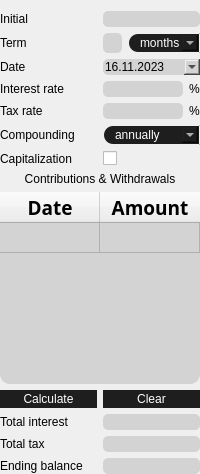
      <widget class="QWidget" name="deposit_calc">
       <property name="styleSheet">
        <string notr="true">LoanCalc {
	background: rgb(152, 152, 152);
}
/*QComboBox*/
QComboBox {
	border: 2px solid transparent;
	border-top-left-radius: 10px;
	border-bottom-left-radius: 10px;
	font: 300 18pt &quot;Ubuntu Light&quot;;
    color: white;
	background: rgb(30, 30, 30);
	padding-left: 10px;
}
QComboBox:hover {
	padding-left:12px;
    border:none;
}
QComboBox QAbstractItemView {
    selection-background-color: darkgray;
	padding-left: 5px;
	background: rgb(152, 152, 152);
    color: black;
}
QTableWidget {
	font: 300 14pt &quot;Ubuntu Light&quot;;
	border-radius: 10px;
	background: rgb(211, 211, 211);
}
/* QPushButton */
QPushButton {
	border: 2px solid transparent;
	border-radius: 10px;
	font: 300 18pt &quot;Ubuntu Light&quot;;
    color: white;
	background: rgb(30, 30, 30);
}
QPushButton:hover {
    border:none;
}
QPushButton:pressed {
    background:rgb(145, 48, 0);
}
/*QCheckBox*/
QCheckBox {
	font: 300 18pt &quot;Ubuntu Light&quot;;
    color: black;
}
/*QLabel*/
QLabel {
	font: 300 18pt &quot;Ubuntu Light&quot;;
    color: black;
}
/* QRadioButton */
QRadioButton {
	border: 2px solid transparent;
	border-radius: 10px;
	font: 300 18pt &quot;Ubuntu Light&quot;;
    color: white;
	background: rgb(30, 30, 30);
}
QRadioButton:hover {
    border:none;
}
QRadioButton:pressed {
    background:rgb(145, 48, 0);
}
QRadioButton:checked {
    background:rgb(145, 48, 0);
}
QLineEdit {
	font: 300 18pt &quot;Ubuntu Light&quot;;
	background: lightgray;
	border-radius: 5px;
}
QGroupBox {
	font: 300 18pt &quot;Ubuntu Light&quot;;
}

/*QCalendarWidget*/
QCalendarWidget QToolButton {
	color: black;
	font: 500 14pt &quot;Ubuntu Light&quot;;
	background-color: rgb(152, 152, 152);
}
QCalendarWidget QMenu {
	color: black;
	font: 500 14pt &quot;Ubuntu Light&quot;;
	background-color: rgb(100, 100, 100);
	background-color: rgb(152, 152, 152);
}
   
/* header row */
QCalendarWidget QWidget {
	alternate-background-color: black;
}
   
/* normal days */
QCalendarWidget QAbstractItemView:enabled  {
	font-size:14px;
	color: rgb(180, 180, 180);  
	background-color: black;  
	selection-background-color: rgb(64, 64, 64); 
	/*selection-color: rgb(0, 255, 0); */
}
/* navigation bar */
QCalendarWidget QWidget#qt_calendar_navigationbar {
	color: black;
	font: 500 14pt &quot;Ubuntu Light&quot;;
	background-color: rgb(152, 152, 152);
}
/* days in other months */
QCalendarWidget QAbstractItemView:disabled  { 
	color: rgb(64, 64, 64); 
}</string>
       </property>
       <attribute name="title">
        <string> deposit calc </string>
       </attribute>
       <layout class="QGridLayout" name="gridLayout_3">
        <property name="leftMargin">
         <number>0</number>
        </property>
        <property name="rightMargin">
         <number>0</number>
        </property>
        <property name="bottomMargin">
         <number>0</number>
        </property>
        <item row="15" column="0">
         <widget class="QLabel" name="label_19">
          <property name="sizePolicy">
           <sizepolicy hsizetype="Ignored" vsizetype="Preferred">
            <horstretch>0</horstretch>
            <verstretch>0</verstretch>
           </sizepolicy>
          </property>
          <property name="text">
           <string>Total tax</string>
          </property>
         </widget>
        </item>
        <item row="2" column="1">
         <widget class="QDateEdit" name="investmentDateEdit">
          <property name="sizePolicy">
           <sizepolicy hsizetype="Ignored" vsizetype="Preferred">
            <horstretch>0</horstretch>
            <verstretch>0</verstretch>
           </sizepolicy>
          </property>
          <property name="layoutDirection">
           <enum>Qt::LeftToRight</enum>
          </property>
          <property name="styleSheet">
           <string notr="true">/*QDateEdit*/
QDateEdit {
	background: lightgray;
	font: 300 18pt &quot;Ubuntu Light&quot;;
    color: black;
	border-radius: 5px;
}</string>
          </property>
          <property name="alignment">
           <set>Qt::AlignLeading|Qt::AlignLeft|Qt::AlignVCenter</set>
          </property>
          <property name="displayFormat">
           <string>dd.MM.yyyy</string>
          </property>
          <property name="calendarPopup">
           <bool>true</bool>
          </property>
          <property name="date">
           <date>
            <year>2023</year>
            <month>11</month>
            <day>16</day>
           </date>
          </property>
         </widget>
        </item>
        <item row="12" column="0" colspan="2">
         <widget class="QTableWidget" name="contributionTable">
          <property name="sizePolicy">
           <sizepolicy hsizetype="Ignored" vsizetype="Preferred">
            <horstretch>0</horstretch>
            <verstretch>0</verstretch>
           </sizepolicy>
          </property>
          <property name="styleSheet">
           <string notr="true">/*QDateEdit*/
QDateEdit {
	background: lightgray;
	font: 300 14pt &quot;Ubuntu Light&quot;;
    color: black;
	border-radius: 5px;
}
QTableWidget::item {
	selection-background-color: lightgray;
}</string>
          </property>
          <property name="verticalScrollBarPolicy">
           <enum>Qt::ScrollBarAlwaysOff</enum>
          </property>
          <property name="horizontalScrollBarPolicy">
           <enum>Qt::ScrollBarAlwaysOff</enum>
          </property>
          <property name="rowCount">
           <number>1</number>
          </property>
          <attribute name="horizontalHeaderVisible">
           <bool>true</bool>
          </attribute>
          <attribute name="horizontalHeaderStretchLastSection">
           <bool>true</bool>
          </attribute>
          <attribute name="verticalHeaderVisible">
           <bool>false</bool>
          </attribute>
          <row/>
          <column>
           <property name="text">
            <string>Date</string>
           </property>
           <property name="font">
            <font>
             <family>Ubuntu Light</family>
             <pointsize>14</pointsize>
             <bold>true</bold>
            </font>
           </property>
           <property name="background">
            <color>
             <red>152</red>
             <green>152</green>
             <blue>152</blue>
            </color>
           </property>
          </column>
          <column>
           <property name="text">
            <string>Amount</string>
           </property>
           <property name="font">
            <font>
             <family>Ubuntu Light</family>
             <pointsize>14</pointsize>
             <bold>true</bold>
            </font>
           </property>
           <property name="background">
            <color>
             <red>152</red>
             <green>152</green>
             <blue>152</blue>
            </color>
           </property>
          </column>
         </widget>
        </item>
        <item row="16" column="0">
         <widget class="QLabel" name="label_17">
          <property name="sizePolicy">
           <sizepolicy hsizetype="Ignored" vsizetype="Preferred">
            <horstretch>0</horstretch>
            <verstretch>0</verstretch>
           </sizepolicy>
          </property>
          <property name="text">
           <string>Ending balance</string>
          </property>
         </widget>
        </item>
        <item row="14" column="0">
         <widget class="QLabel" name="label_11">
          <property name="sizePolicy">
           <sizepolicy hsizetype="Ignored" vsizetype="Preferred">
            <horstretch>0</horstretch>
            <verstretch>0</verstretch>
           </sizepolicy>
          </property>
          <property name="text">
           <string>Total interest</string>
          </property>
         </widget>
        </item>
        <item row="0" column="0">
         <widget class="QLabel" name="label_10">
          <property name="sizePolicy">
           <sizepolicy hsizetype="Ignored" vsizetype="Preferred">
            <horstretch>0</horstretch>
            <verstretch>0</verstretch>
           </sizepolicy>
          </property>
          <property name="text">
           <string>Initial</string>
          </property>
         </widget>
        </item>
        <item row="16" column="1">
         <widget class="QLineEdit" name="endingBalanceField">
          <property name="sizePolicy">
           <sizepolicy hsizetype="Ignored" vsizetype="Preferred">
            <horstretch>0</horstretch>
            <verstretch>0</verstretch>
           </sizepolicy>
          </property>
          <property name="readOnly">
           <bool>true</bool>
          </property>
         </widget>
        </item>
        <item row="1" column="0">
         <widget class="QLabel" name="label_29">
          <property name="sizePolicy">
           <sizepolicy hsizetype="Ignored" vsizetype="Preferred">
            <horstretch>0</horstretch>
            <verstretch>0</verstretch>
           </sizepolicy>
          </property>
          <property name="text">
           <string>Term</string>
          </property>
         </widget>
        </item>
        <item row="10" column="0">
         <widget class="QLabel" name="label_12">
          <property name="text">
           <string>Capitalization</string>
          </property>
         </widget>
        </item>
        <item row="14" column="1">
         <widget class="QLineEdit" name="depositTotalInterestField">
          <property name="sizePolicy">
           <sizepolicy hsizetype="Ignored" vsizetype="Preferred">
            <horstretch>0</horstretch>
            <verstretch>0</verstretch>
           </sizepolicy>
          </property>
          <property name="text">
           <string/>
          </property>
          <property name="readOnly">
           <bool>true</bool>
          </property>
         </widget>
        </item>
        <item row="6" column="1">
         <layout class="QHBoxLayout" name="horizontalLayout_18">
          <item>
           <widget class="QLineEdit" name="depositInterestRateEdit">
            <property name="sizePolicy">
             <sizepolicy hsizetype="Ignored" vsizetype="Preferred">
              <horstretch>0</horstretch>
              <verstretch>0</verstretch>
             </sizepolicy>
            </property>
            <property name="text">
             <string/>
            </property>
           </widget>
          </item>
          <item>
           <widget class="QLabel" name="label_9">
            <property name="sizePolicy">
             <sizepolicy hsizetype="Maximum" vsizetype="Preferred">
              <horstretch>0</horstretch>
              <verstretch>0</verstretch>
             </sizepolicy>
            </property>
            <property name="text">
             <string>%</string>
            </property>
           </widget>
          </item>
         </layout>
        </item>
        <item row="9" column="1">
         <widget class="QComboBox" name="compoundingPeriodBox">
          <property name="sizePolicy">
           <sizepolicy hsizetype="Ignored" vsizetype="Preferred">
            <horstretch>0</horstretch>
            <verstretch>0</verstretch>
           </sizepolicy>
          </property>
          <item>
           <property name="text">
            <string>annually</string>
           </property>
          </item>
          <item>
           <property name="text">
            <string>semiannually</string>
           </property>
          </item>
          <item>
           <property name="text">
            <string>quarterly</string>
           </property>
          </item>
          <item>
           <property name="text">
            <string>monthly</string>
           </property>
          </item>
          <item>
           <property name="text">
            <string>daily</string>
           </property>
          </item>
          <item>
           <property name="text">
            <string>at the end</string>
           </property>
          </item>
         </widget>
        </item>
        <item row="13" column="1">
         <widget class="QPushButton" name="btnClearDeposit">
          <property name="sizePolicy">
           <sizepolicy hsizetype="Ignored" vsizetype="Preferred">
            <horstretch>0</horstretch>
            <verstretch>0</verstretch>
           </sizepolicy>
          </property>
          <property name="focusPolicy">
           <enum>Qt::NoFocus</enum>
          </property>
          <property name="text">
           <string>Clear</string>
          </property>
         </widget>
        </item>
        <item row="0" column="1">
         <widget class="QLineEdit" name="initialInvestmentEdit">
          <property name="sizePolicy">
           <sizepolicy hsizetype="Ignored" vsizetype="Preferred">
            <horstretch>0</horstretch>
            <verstretch>0</verstretch>
           </sizepolicy>
          </property>
          <property name="text">
           <string/>
          </property>
         </widget>
        </item>
        <item row="9" column="0">
         <widget class="QLabel" name="label_21">
          <property name="sizePolicy">
           <sizepolicy hsizetype="Ignored" vsizetype="Preferred">
            <horstretch>0</horstretch>
            <verstretch>0</verstretch>
           </sizepolicy>
          </property>
          <property name="text">
           <string>Compounding</string>
          </property>
         </widget>
        </item>
        <item row="13" column="0">
         <widget class="QPushButton" name="btnCalcDeposit">
          <property name="sizePolicy">
           <sizepolicy hsizetype="Ignored" vsizetype="Preferred">
            <horstretch>0</horstretch>
            <verstretch>0</verstretch>
           </sizepolicy>
          </property>
          <property name="focusPolicy">
           <enum>Qt::NoFocus</enum>
          </property>
          <property name="text">
           <string>Calculate</string>
          </property>
         </widget>
        </item>
        <item row="15" column="1">
         <widget class="QLineEdit" name="totalTaxField">
          <property name="sizePolicy">
           <sizepolicy hsizetype="Ignored" vsizetype="Preferred">
            <horstretch>0</horstretch>
            <verstretch>0</verstretch>
           </sizepolicy>
          </property>
          <property name="readOnly">
           <bool>true</bool>
          </property>
         </widget>
        </item>
        <item row="10" column="1">
         <widget class="QCheckBox" name="capitalizationBox">
          <property name="sizePolicy">
           <sizepolicy hsizetype="Ignored" vsizetype="Preferred">
            <horstretch>0</horstretch>
            <verstretch>0</verstretch>
           </sizepolicy>
          </property>
          <property name="text">
           <string/>
          </property>
         </widget>
        </item>
        <item row="11" column="0" colspan="2">
         <widget class="QLabel" name="label_25">
          <property name="sizePolicy">
           <sizepolicy hsizetype="Ignored" vsizetype="Preferred">
            <horstretch>0</horstretch>
            <verstretch>0</verstretch>
           </sizepolicy>
          </property>
          <property name="text">
           <string>Contributions &amp; Withdrawals</string>
          </property>
          <property name="alignment">
           <set>Qt::AlignCenter</set>
          </property>
         </widget>
        </item>
        <item row="2" column="0">
         <widget class="QLabel" name="label_28">
          <property name="sizePolicy">
           <sizepolicy hsizetype="Ignored" vsizetype="Preferred">
            <horstretch>0</horstretch>
            <verstretch>0</verstretch>
           </sizepolicy>
          </property>
          <property name="text">
           <string>Date</string>
          </property>
         </widget>
        </item>
        <item row="1" column="1">
         <layout class="QHBoxLayout" name="horizontalLayout_19">
          <item>
           <widget class="QLineEdit" name="investmentTermEdit">
            <property name="sizePolicy">
             <sizepolicy hsizetype="Ignored" vsizetype="Preferred">
              <horstretch>0</horstretch>
              <verstretch>0</verstretch>
             </sizepolicy>
            </property>
            <property name="text">
             <string/>
            </property>
           </widget>
          </item>
          <item>
           <widget class="QComboBox" name="investmentTermBox">
            <property name="sizePolicy">
             <sizepolicy hsizetype="Minimum" vsizetype="Preferred">
              <horstretch>0</horstretch>
              <verstretch>0</verstretch>
             </sizepolicy>
            </property>
            <item>
             <property name="text">
              <string>months</string>
             </property>
            </item>
            <item>
             <property name="text">
              <string>years</string>
             </property>
            </item>
           </widget>
          </item>
         </layout>
        </item>
        <item row="7" column="1">
         <layout class="QHBoxLayout" name="horizontalLayout_20">
          <item>
           <widget class="QLineEdit" name="taxRateEdit">
            <property name="sizePolicy">
             <sizepolicy hsizetype="Ignored" vsizetype="Preferred">
              <horstretch>0</horstretch>
              <verstretch>0</verstretch>
             </sizepolicy>
            </property>
            <property name="text">
             <string/>
            </property>
           </widget>
          </item>
          <item>
           <widget class="QLabel" name="label_26">
            <property name="sizePolicy">
             <sizepolicy hsizetype="Maximum" vsizetype="Preferred">
              <horstretch>0</horstretch>
              <verstretch>0</verstretch>
             </sizepolicy>
            </property>
            <property name="text">
             <string>%</string>
            </property>
           </widget>
          </item>
         </layout>
        </item>
        <item row="6" column="0">
         <widget class="QLabel" name="label_30">
          <property name="sizePolicy">
           <sizepolicy hsizetype="Ignored" vsizetype="Preferred">
            <horstretch>0</horstretch>
            <verstretch>0</verstretch>
           </sizepolicy>
          </property>
          <property name="text">
           <string>Interest rate</string>
          </property>
         </widget>
        </item>
        <item row="7" column="0">
         <widget class="QLabel" name="label_27">
          <property name="sizePolicy">
           <sizepolicy hsizetype="Ignored" vsizetype="Preferred">
            <horstretch>0</horstretch>
            <verstretch>0</verstretch>
           </sizepolicy>
          </property>
          <property name="text">
           <string>Tax rate</string>
          </property>
         </widget>
        </item>
       </layout>
      </widget>
